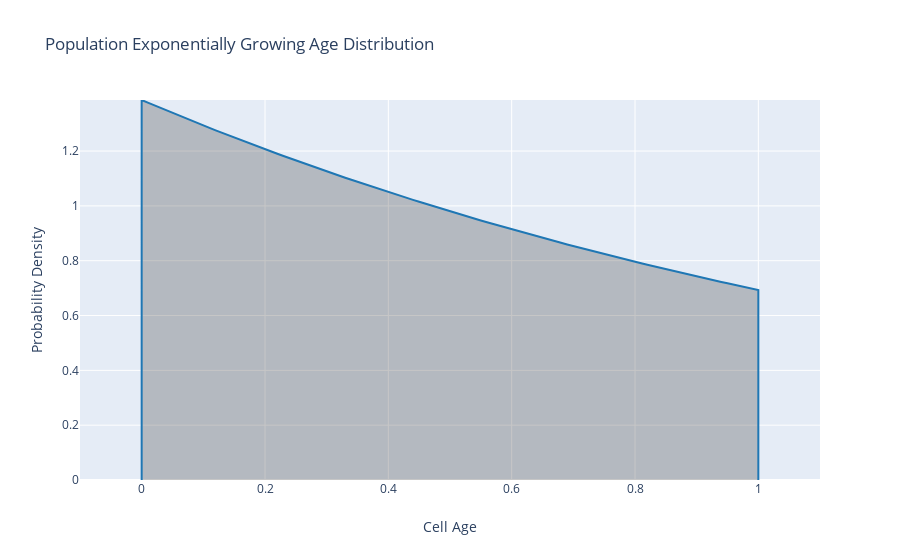

Notebook cell for this chart:
### Code cell
x = list(np.arange(0.0,1.01,0.01))
x.append(1.0)
x.insert(0, 0.0)
y = [ageDistFunc(i) for i in np.arange(0.0,1.01,0.01)]
y.append(0.0)
y.insert(0, 0.0)
trace = go.Scatter(
    name='Measurement',
    x=x,
    y=y,
    mode='lines',
    line=dict(color='rgb(31, 119, 180)'),
    fillcolor='rgba(68, 68, 68, 0.3)',
    fill='tozerox'
)

# Trace order can be important
# with continuous error bars
data = [trace]

layout = go.Layout(
    xaxis=dict(title='Cell Age', zeroline=False, range=[-0.1, 1.1]),
    yaxis=dict(title='Probability Density', zeroline=True),
    title='Population Exponentially Growing Age Distribution',
    showlegend = False,
)

fig = go.Figure(data=data, layout=layout)
iplot(fig, filename='pandas-continuous-error-bars')

### Figure 1 — Plotly figure (JSON) as saved in the notebook; plotly's stock layout.template omitted (floating-point values rounded to 4 significant figures)
{"data": [{"fill": "tozerox", "fillcolor": "rgba(68, 68, 68, 0.3)", "line": {"color": "rgb(31, 119, 180)"}, "mode": "lines", "name": "Measurement", "type": "scatter", "x": [0, 0, 0.01, 0.02, 0.03, 0.04, 0.05, 0.06, 0.07, 0.08, 0.09, 0.1, 0.11, 0.12, 0.13, 0.14, 0.15, 0.16, 0.17, 0.18, 0.19, 0.2, 0.21, 0.22, 0.23, 0.24, 0.25, 0.26, 0.27, 0.28, 0.29, 0.3, 0.31, 0.32, 0.33, 0.34, 0.35, 0.36, 0.37, 0.38, 0.39, 0.4, 0.41, 0.42, 0.43, 0.44, 0.45, 0.46, 0.47, 0.48, 0.49, 0.5, 0.51, 0.52, 0.53, 0.54, 0.55, 0.56, 0.57, 0.58, 0.59, 0.6, 0.61, 0.62, 0.63, 0.64, 0.65, 0.66, 0.67, 0.68, 0.69, 0.7, 0.71, 0.72, 0.73, 0.74, 0.75, 0.76, 0.77, 0.78, 0.79, 0.8, 0.81, 0.82, 0.83, 0.84, 0.85, 0.86, 0.87, 0.88, 0.89, 0.9, 0.91, 0.92, 0.93, 0.94, 0.95, 0.96, 0.97, 0.98, 0.99, 1, 1], "y": [0, 1.386, 1.377, 1.367, 1.358, 1.348, 1.339, 1.33, 1.321, 1.312, 1.302, 1.293, 1.285, 1.276, 1.267, 1.258, 1.249, 1.241, 1.232, 1.224, 1.215, 1.207, 1.199, 1.19, 1.182, 1.174, 1.166, 1.158, 1.15, 1.142, 1.134, 1.126, 1.118, 1.111, 1.103, 1.095, 1.088, 1.08, 1.073, 1.065, 1.058, 1.051, 1.043, 1.036, 1.029, 1.022, 1.015, 1.008, 1.001, 0.9939, 0.9871, 0.9803, 0.9735, 0.9668, 0.9601, 0.9535, 0.9469, 0.9403, 0.9338, 0.9274, 0.921, 0.9146, 0.9083, 0.902, 0.8958, 0.8896, 0.8835, 0.8774, 0.8713, 0.8653, 0.8593, 0.8534, 0.8475, 0.8416, 0.8358, 0.83, 0.8243, 0.8186, 0.8129, 0.8073, 0.8018, 0.7962, 0.7907, 0.7853, 0.7798, 0.7744, 0.7691, 0.7638, 0.7585, 0.7533, 0.7481, 0.7429, 0.7378, 0.7327, 0.7276, 0.7226, 0.7176, 0.7126, 0.7077, 0.7028, 0.698, 0.6931, 0]}], "layout": {"showlegend": false, "title": {"text": "Population Exponentially Growing Age Distribution"}, "xaxis": {"range": [-0.1, 1.1], "title": {"text": "Cell Age"}, "zeroline": false}, "yaxis": {"title": {"text": "Probability Density"}, "zeroline": true}}}
